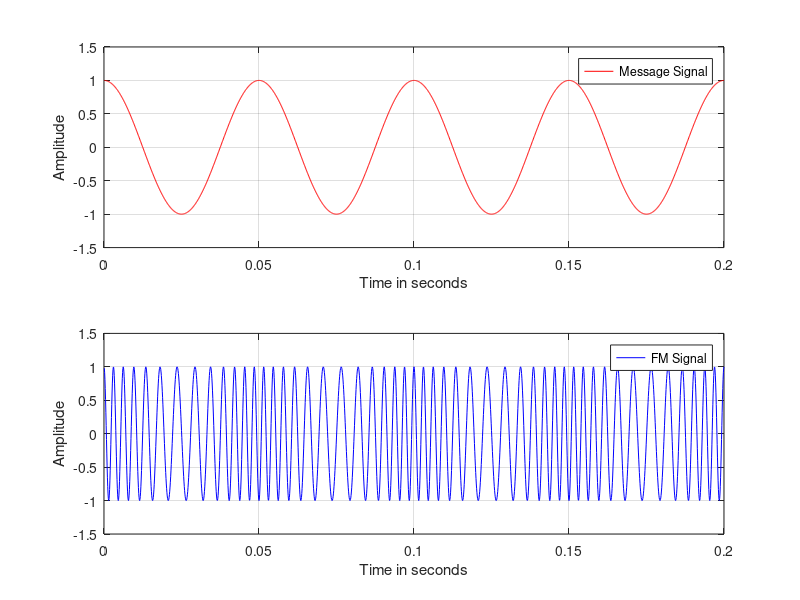
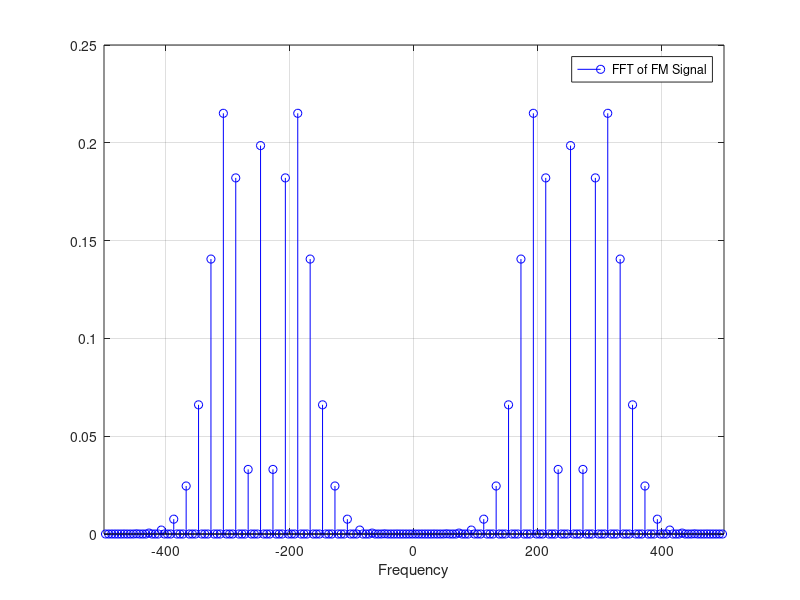
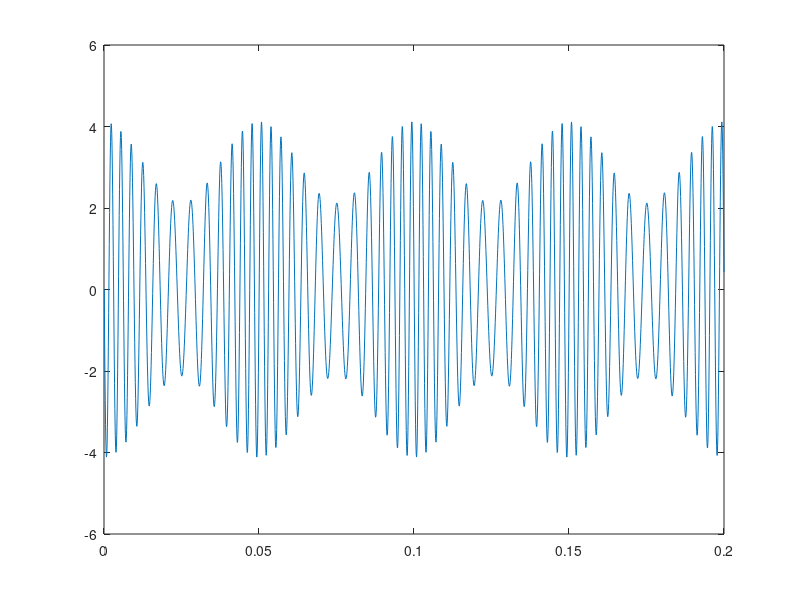

Reproduce these figures in MATLAB, in order. (Note: this script raises an error after producing the figures.)
fs=1e4;     % a large sampling rate
ts=1/fs;      % sampling interval
T=0.2; 
t=ts:ts:T;    % time index
fm=20;        % Message frequency
mp=1;         % peak message amplitude
m_sig = mp*cos(2*pi*fm*t);  % Original message signal

kf=160*pi;      %FM constant where delta f = kf*mp/2*pi =80 hz
m_intg=ts*cumsum(m_sig);    %numerical integration

A=1;
fc=250;         % carrier frequency
s=A*cos(2*pi*fc*t + kf*m_intg); % FM Signal

figure(1)
subplot(211)
plot(t,m_sig,'r');
xlabel('Time in seconds');
ylabel('Amplitude');
grid on
axis([0 T -1.5*mp 1.5*mp]);
legend('Message Signal');
subplot(212)
plot(t,s,'b');
xlabel('Time in seconds');
ylabel('Amplitude');
grid on
axis([0 T -1.5*mp 1.5*mp]);
legend('FM Signal');

%% Fourier Transform of FM Signal

n=length(s);
fre=fftshift(fft(s,n));     %Fourier transform of FM Signal
f=(-(n-1)/2:(n-1)/2)*(fs/n); 
figure(2)
stem(f,abs(fre)/n,'b');
xlim([-2*fc 2*fc]);
grid on
xlabel('Frequency');
legend('FFT of FM Signal');

%% FM Demodulator

s_der=diff([s(1) s])/ts/kf; % Numerical Derivation
figure(3)
plot(t,s_der);
hold on
m_rec=envelope(s_der);
plot(t,m_rec,'r');
grid on
xlabel('Time in seconds');
ylabel('Amplitude');
legend('Derivative signal ', 'Envelope Detector');
